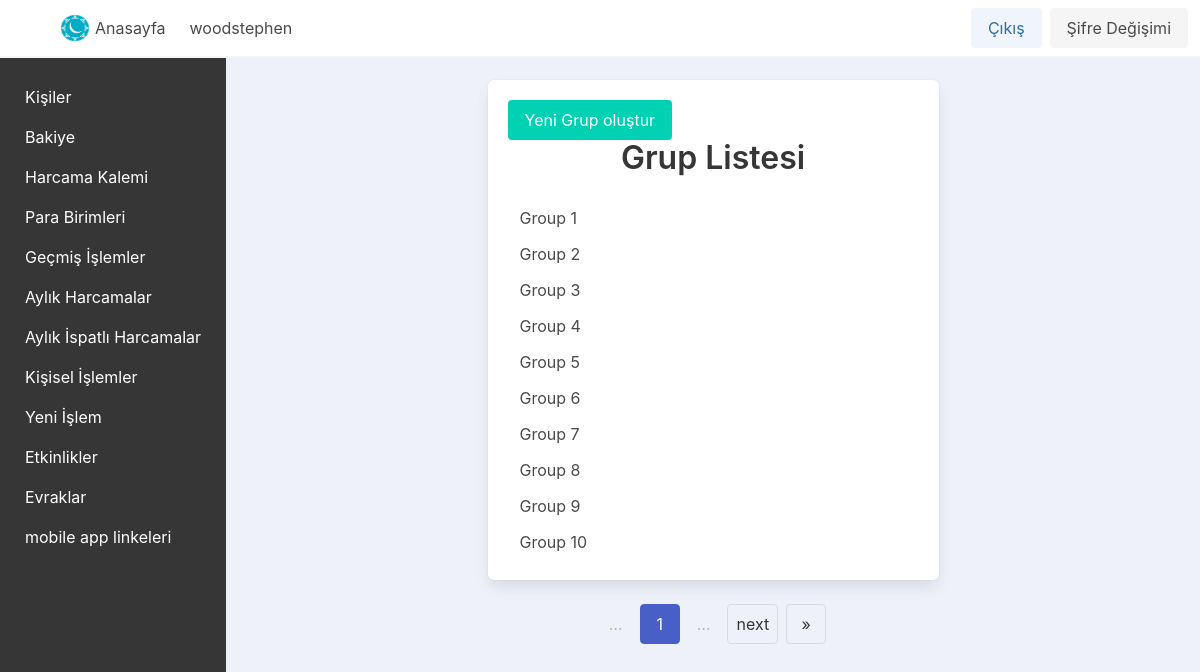
Page /grouplist/ (signed in) on the committed database.
### app_base/models.py (models this page shows, shortened)
class BaseModelSoftDelete(models.Model):
    is_active = models.BooleanField(_("active"), default=True)
    class Meta:
        abstract = True

class MuUser(AbstractUser, BaseModelSoftDelete):
    username_validator = UnicodeUsernameValidator()
    username = models.CharField(_("Kullanıcı Adı"), max_length=150, unique=True, help_text=_("Max 150 karakter olabilir. Harfler, sayilar ve sadece @/./+/-/_ olabilir"), validators=[username_validator], error_messages={"unique": _("Bu isimde bir kullanici zaten var")})
    password = models.CharField(_("password"), max_length=128, null=False)
    first_name = models.CharField(_("İsim"), max_length=150, blank=True)  # AD-SOYAD ORTAK
    email = models.EmailField(_("email address"), blank=True)
    is_staff = models.BooleanField(_("Yönetici Durumu"), default=False, help_text=_("Kullanıcının bu yönetici paneline giriş yapabilmesini belirler."))
    is_active = models.BooleanField(_("active"), default=True, help_text=_("Designates whether this user should be treated as active. " "Unselect this instead of deleting accounts."))
    objects = ActiveObjectsManager()
    date_joined = models.DateTimeField(_("date joined"), default=timezone.now)
    currency = models.ForeignKey(Currency, on_delete=models.PROTECT, null=True, blank=True)
    gruplar = models.ManyToManyField(MuGroup, blank=True)

class MuGroup(Group):
    creation_date = models.DateTimeField(auto_now_add=True)
    is_active = models.BooleanField(_("active"), default=True)
    class Meta:
        verbose_name = _("MuGroup")
        verbose_name_plural = _("MuGroups")

### app_base/views/groups_view.py (the view)
# urls.py: path("grouplist/", views.grouplist_view, name="grouplist_view_name"),
@login_required
def grouplist_view(request):
    groups = MuGroup.objects.all()
    per_page = 10  # You can adjust this as needed
    paginator = Paginator(groups, per_page)
    page_number = request.GET.get("page")
    page = paginator.get_page(page_number)
    return render(request, "app_base/groups/grouplist.html", {"page": page})

### app_base/models.py (called while the page is built)
    def get_queryset(self):
        return super().get_queryset().filter(is_active=True)

### app_base/templates/app_base/groups/grouplist.html (shortened to what this page needs)
{% extends "base.html" %}
{% block content %}
    <div class="column is-half m-auto">
        <div class="box">
            <a class="button is-primary" href="{% url 'groupcreate_view_name' %}">Yeni Grup oluştur</a>
            <h1 class="title has-text-centered">Grup Listesi</h1>
            <ul class="menu-list">
                {% for group in page %}
                    <li>
                        <a href="{% url 'groupdetail_view_name' group.id %}">{{ group.name }}</a>
                    </li>
                {% empty %}
                    <li>Kayıtlı grup yok.</li>
                {% endfor %}
            </ul>
        </div>
        <div class="pagination is-centered" role="navigation">
            <ul class="pagination-list">
                <li>
                    <span class="pagination-ellipsis">…</span>
                </li>
                <li>
                    <span class="pagination-link is-current">{{ page.number }}</span>
                </li>
                <li>
                    <span class="pagination-ellipsis">…</span>
                </li>
                {% if page.has_next %}
                    <li>
                        <a class="pagination-link" href="?page={{ page.next_page_number }}">next</a>
                    </li>
                    <li>
                        <a class="pagination-link" href="?page={{ page.paginator.num_pages }}">»</a>
                    </li>
                {% endif %}
            </ul>
        </div>
    </div>
{% endblock content %}

### templates/navbar.html (shortened to what this page needs)
{% load static %}
<nav class="navbar has-background-white has-shadow" x-data="{ open: false }">
    <div class="navbar-brand">
        <a class="navbar-item" x-on:click="muside = !muside">
            <span class="iconify icon is-medium" data-icon="tabler:layout-sidebar-left-expand-filled"></span>
        </a>
    </div>
    <div id="navbarmenu_id" class="navbar-menu" x-bind:class="{ 'is-active': open }">
        <div class="navbar-start">
            <a class="navbar-item is-info is-light" href="{% url "home_view_name" %}">
                <img src="{% static 'Images/hayvakfi.png' %}" alt="hayvakfi" width="30" height="30" class="image " style="margin-right: 5px;">
            Anasayfa</a>
            {% if user.is_authenticated %}
                <span class="navbar-item">{{ user.username }}</span>
            {% endif %}
        </div>
        <div class="navbar-end">
            <div class="navbar-item">
                <div class="buttons">
                    {% if user.is_authenticated %}
                        <a class="button is-info is-light" href="{% url 'logout_view_name' %}">Çıkış</a>
                        <a class="button is-light" href="{% url 'passwordchange_view_name' %}">Şifre Değişimi</a>
                    {% else %}
                        <a class="button is-info is-light" href="{% url 'login_view_name' %}">Giriş</a>
                    {% endif %}
                </div>
            </div>
        </div>
    </div>
</nav>

### rows in the picture
MuUser: username "woodstephen"
MuGroup: name "Group 1"
MuGroup: name "Group 2"
MuGroup: name "Group 3"
MuGroup: name "Group 4"
MuGroup: name "Group 5"
MuGroup: name "Group 6"
MuGroup: name "Group 7"
MuGroup: name "Group 8"
MuGroup: name "Group 9"
MuGroup: name "Group 10"

### other values in the picture
{{ page.number }} "1"
